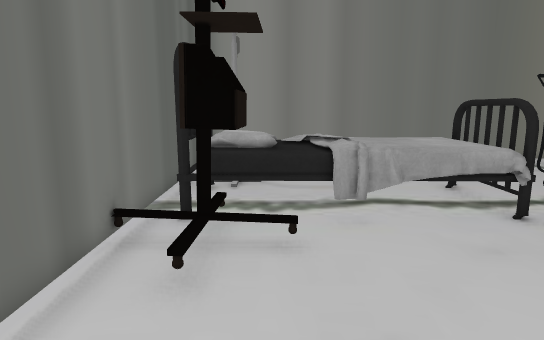
view 1 (above)

13 first-person views from a walk through a scene from a Unity 3-D project. The camera is 1.3 m above the floor, tilts 10° down and sees 75° across. The floor is counted in squares, 0.5 m on a side. Each view is taken from the middle of a square. On the plan, view 1 faces up. The plan holds only what a view shows up to about 20 squares ahead; the rest is blank. The place goes on beyond the plan. The player character is not drawn.

view 2
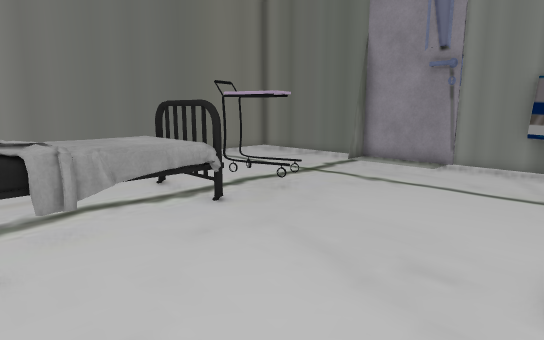

view 3
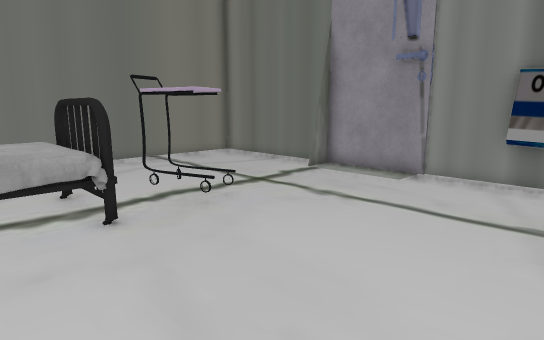

view 4
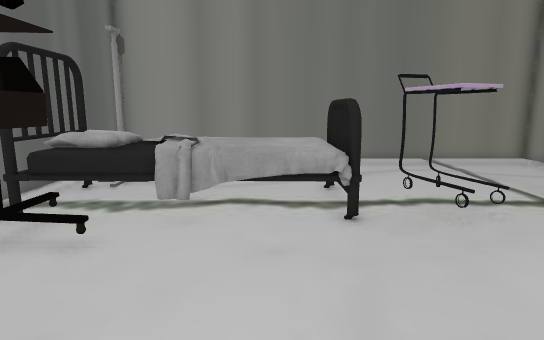

view 5
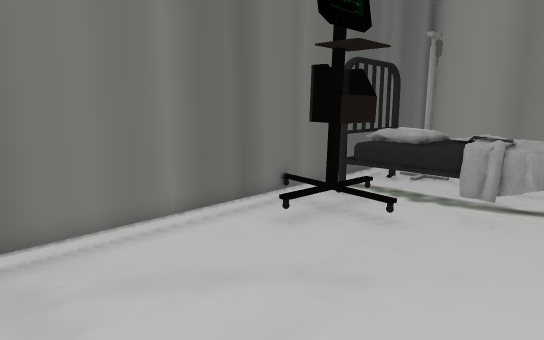

view 6
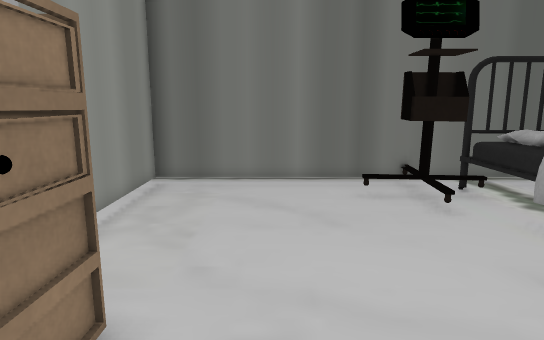

view 7
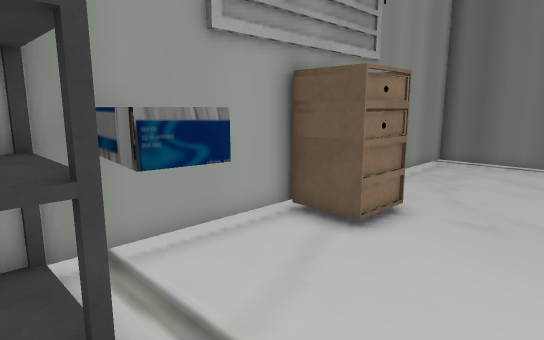

view 8
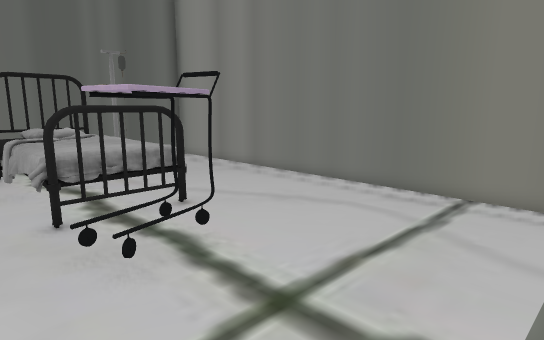

view 9
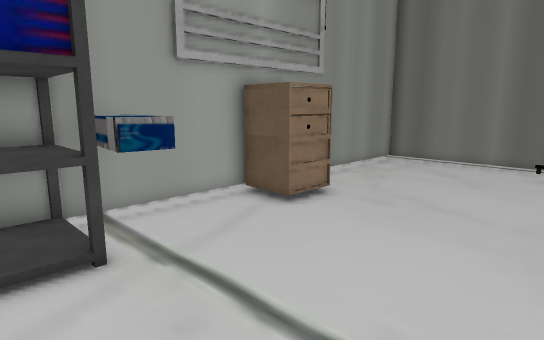

view 10
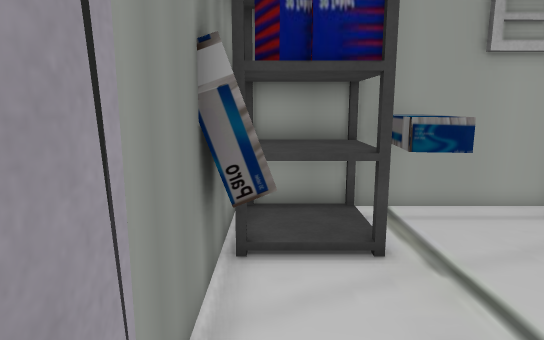

view 11
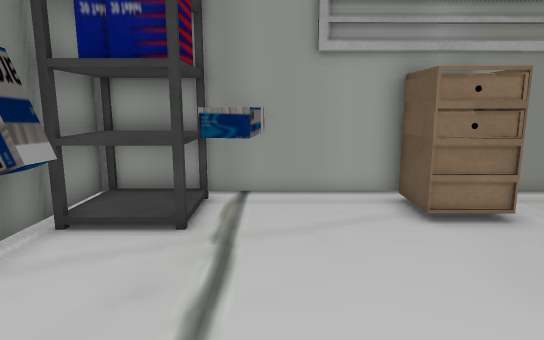

view 12
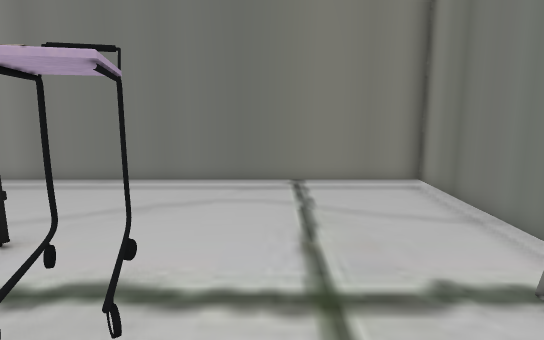

view 13
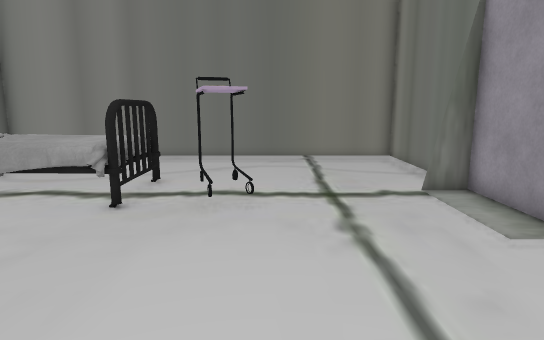

### Floor plan
Key: @ floor where view 1 was taken; # wall or solid block; x gap in a wall; . main floor; : floor 0.5 m higher than the main floor; + floor 0.75 m higher than the main floor; * floor 1 m higher than the main floor; = window, fence, low wall or low ledge; ^ raised ledge; T thing the floor can be seen under or through.
Columns run from 3 left of view 1 to 16 right of it. Each row starts with its distance up from view 1.
 17 ####################
 16 # .................#
 15 #  ................#
 14 #   ...............#
 13 # =................#
 12 #####=====.........#
 11 ##=======#. T......#
 10  #***+++ #xTT......#
  9 ##**++++ =.TT.....##
  8 ##:::==+=#.TT......#
  7 #.##...............#
  6 #.##...............#
  5 #..................#
  4 #..................#
  3 #.................=#
  2 #.................##
  1 #..............^####
  0 #..@....###...#^^^^#
 -1 #.......### ..^^^^^#
 -2 #########  #########

Positions as (right, up) in squares from view 1, and headings:
1: (0, 0), facing up
2: (0, 0), facing up-right
3: (3, 0), facing up-right
4: (4, 0), facing up
5: (4, -1), facing up-left
6: (9, 2), facing left
7: (14, 4), facing down-left
8: (15, 6), facing up-left
9: (15, 7), facing down-left
10: (15, 7), facing down
11: (11, 8), facing down
12: (11, 5), facing up
13: (10, -1), facing up
